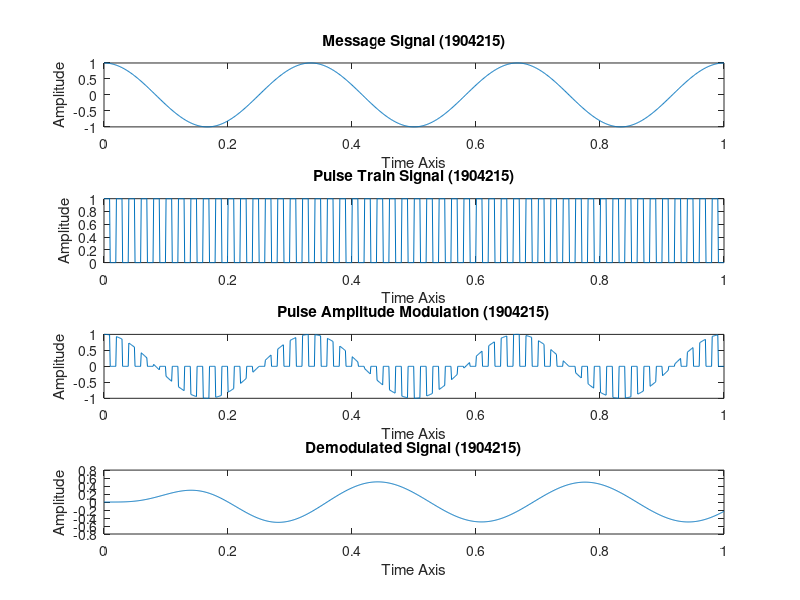

The MATLAB source for this figure:
%% Pulse Amplitude Modulation

clc;
close all;
clear all;

samples = 1000;
fm = 3;
%fc = 15*fm;
Am = 1;
Ac = 1;
fs = 10;
t = linspace(0,1,samples);
m_t = Am*cos(2*pi*fm*t);

% PAM Signal
c_t = zeros(1,samples);
for i = 1:20:samples
    c_t(1, i:i+9) = 1;
    c_t(1, i+10:i+19) = 0;
end

s_t = m_t.*c_t;

figure(1)
subplot(4,1,1);
plot(t,m_t);
title('Message Signal (1904215)');
xlabel('Time Axis');
ylabel('Amplitude');

subplot(4,1,2);
plot(t,c_t);
title('Pulse Train Signal (1904215)');
xlabel('Time Axis');
ylabel('Amplitude');

subplot(4,1,3);
plot(t,s_t);
title('Pulse Amplitude Modulation (1904215)');
xlabel('Time Axis');
ylabel('Amplitude');

%demodulation
dt = s_t.*c_t;
[b,a] = butter(5,0.01);
retrieved = filter(b,a,dt);

subplot(4,1,4);
plot(t, retrieved);
title('Demodulated Signal (1904215)');
xlabel('Time Axis');
ylabel('Amplitude');
